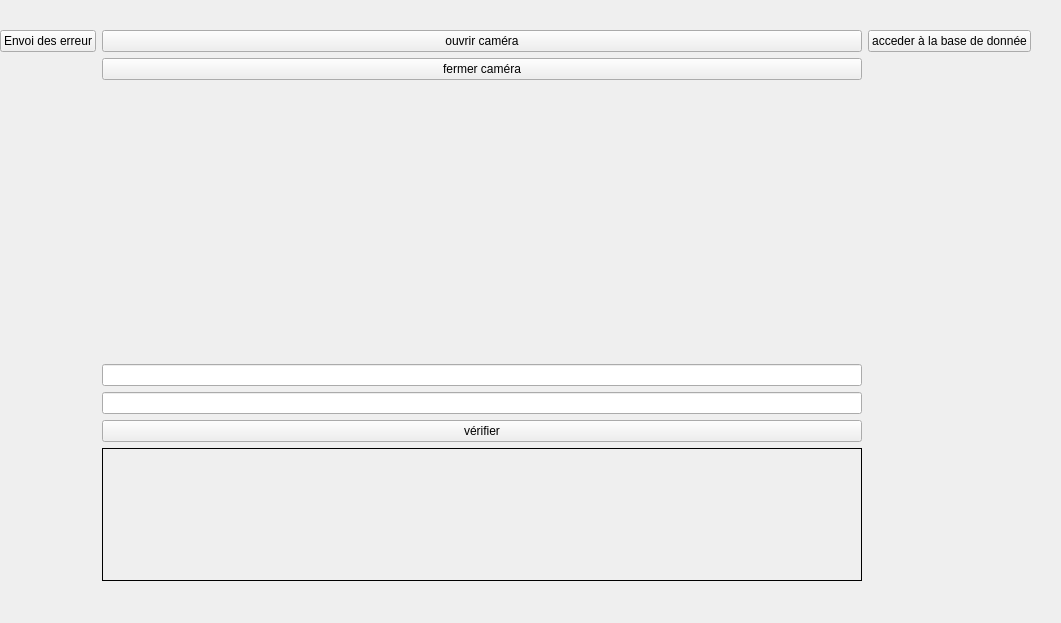
<?xml version="1.0" encoding="UTF-8"?>
<ui version="4.0">
 <class>MainWindow</class>
 <widget class="QMainWindow" name="MainWindow">
  <property name="geometry">
   <rect>
    <x>0</x>
    <y>0</y>
    <width>1061</width>
    <height>623</height>
   </rect>
  </property>
  <property name="windowTitle">
   <string>MainWindow</string>
  </property>
  <widget class="QWidget" name="centralwidget">
   <widget class="QWidget" name="gridLayoutWidget">
    <property name="geometry">
     <rect>
      <x>0</x>
      <y>30</y>
      <width>1031</width>
      <height>551</height>
     </rect>
    </property>
    <layout class="QGridLayout" name="gridLayout">
     <item row="9" column="2">
      <widget class="QPushButton" name="pushButton_2">
       <property name="text">
        <string>vérifier</string>
       </property>
      </widget>
     </item>
     <item row="2" column="0">
      <widget class="QPushButton" name="pushButton_4">
       <property name="text">
        <string>Envoi des erreur</string>
       </property>
      </widget>
     </item>
     <item row="2" column="3">
      <widget class="QPushButton" name="pushButton">
       <property name="text">
        <string>acceder à la base de donnée</string>
       </property>
      </widget>
     </item>
     <item row="2" column="2">
      <widget class="QPushButton" name="ouvrir_camera">
       <property name="text">
        <string>ouvrir caméra</string>
       </property>
      </widget>
     </item>
     <item row="7" column="2">
      <widget class="QLineEdit" name="lineEdit">
       <property name="text">
        <string/>
       </property>
      </widget>
     </item>
     <item row="3" column="2">
      <widget class="QPushButton" name="fermer_camera">
       <property name="text">
        <string>fermer caméra</string>
       </property>
      </widget>
     </item>
     <item row="4" column="0">
      <widget class="QLabel" name="label_2">
       <property name="frameShape">
        <enum>QFrame::NoFrame</enum>
       </property>
       <property name="text">
        <string/>
       </property>
      </widget>
     </item>
     <item row="4" column="2">
      <widget class="QLabel" name="label_3">
       <property name="text">
        <string/>
       </property>
      </widget>
     </item>
     <item row="8" column="2">
      <widget class="QLineEdit" name="lineEdit_2">
       <property name="text">
        <string/>
       </property>
      </widget>
     </item>
     <item row="10" column="2">
      <widget class="QLabel" name="label">
       <property name="frameShape">
        <enum>QFrame::Box</enum>
       </property>
       <property name="text">
        <string/>
       </property>
      </widget>
     </item>
     <item row="5" column="2">
      <widget class="QLabel" name="label_4">
       <property name="text">
        <string/>
       </property>
      </widget>
     </item>
    </layout>
   </widget>
  </widget>
 </widget>
 <resources/>
 <connections/>
</ui>
